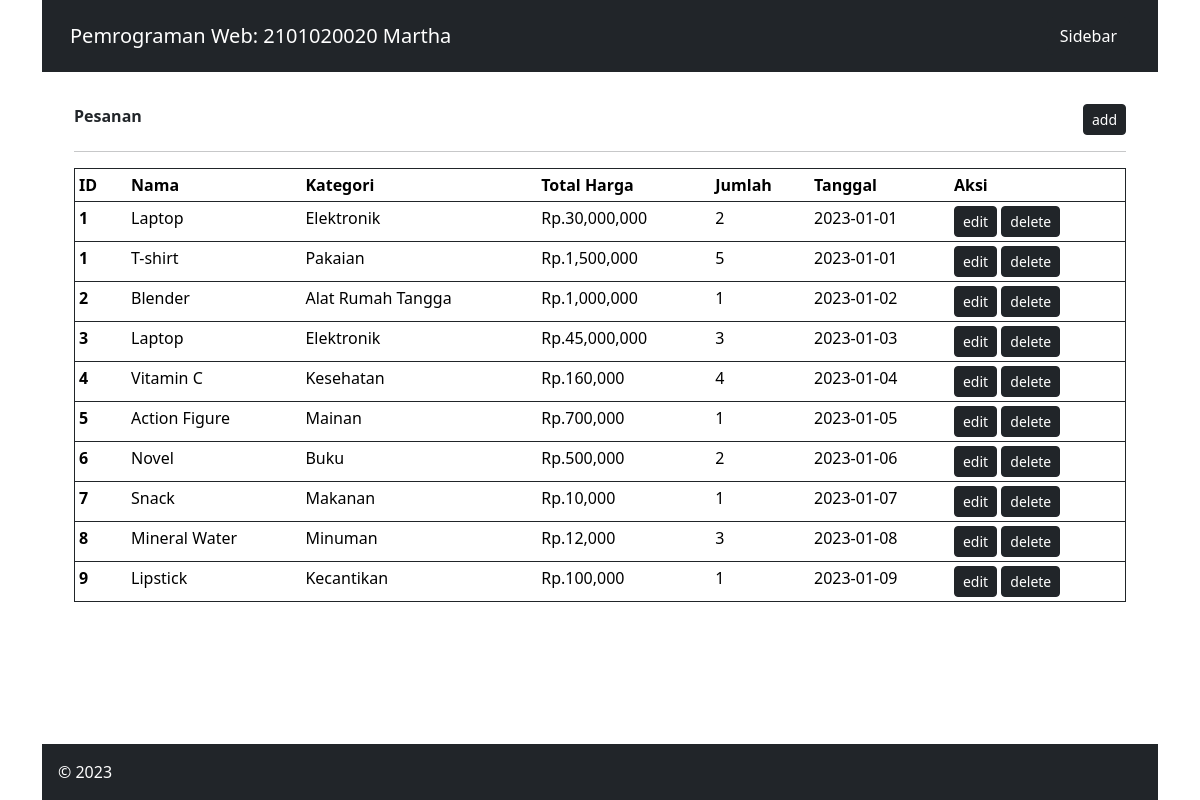
Page /admin/index.php?page=pesanan on the committed database.
### tables this page shows
CREATE TABLE `detail_pesanan` (
  `id_detail_pesanan` int(11) NOT NULL,
  `jumlah` int(11) NOT NULL,
  `id_produk` int(11) NOT NULL,
  `id_pesanan` int(11) NOT NULL
);

CREATE TABLE `pesanan` (
  `id_pesanan` int(11) NOT NULL,
  `tanggal_pesanan` date NOT NULL
);

CREATE TABLE `produk` (
  `id_produk` int(11) NOT NULL,
  `nama_produk` varchar(255) NOT NULL,
  `id_kategori` int(11) NOT NULL,
  `harga` int(11) DEFAULT NULL,
  `gambar` varchar(255) DEFAULT NULL
);

CREATE TABLE `kategori` (
  `id_kategori` int(11) NOT NULL,
  `nama_kategori` varchar(255) NOT NULL
);

### admin/pesanan.php (the view, shortened to what this page needs)
<div class= "row justify-content-between">
    <div class="col-10"><b>Pesanan</b></div>
    <div class="col-2 d-flex justify-content-end align-items-end">
        <button class="btn btn-dark btn-sm" type="button">add</button>
    </div>
</div>
<hr>
<table class="table table-sm border border-dark">
    <thead class="thead-dark">
        <tr>
            <th scope="col" width="5%" >ID</th>
            <th scope="col" >Nama</th>
            <th scope="col" >Kategori</th>
            <th scope="col" >Total Harga</th>
            <th scope="col" >Jumlah</th>
            <th scope="col"> Tanggal </th>
            <th scope="col"> Aksi </th>
        </tr>
    </thead>
    <tbody>
        <?php
            $que = "SELECT * FROM detail_pesanan
            JOIN pesanan ON pesanan.id_pesanan = detail_pesanan.id_pesanan
            JOIN produk ON produk.id_produk = detail_pesanan.id_produk
            JOIN kategori ON kategori.id_kategori = produk.id_kategori";
            $select = mysqli_query($con,$que);
            while($data = mysqli_fetch_array($select)) {
                ?>
                <tr>
                    <th scope="row"><?php echo $data["id_pesanan"]; ?></th>
                    <td><?php echo $data ['nama_produk']; ?></td>
                    <td>
                    <?php echo $data ['nama_kategori']; ?></td>
                    <td>
                    <?php echo "Rp." . number_format($data['harga'] * $data['jumlah']); ?></td>
                    <td>
                    <?php echo $data ['jumlah']; ?></td>
                    <td>
                    <?php echo $data ['tanggal_pesanan']; ?></td>
                    <td>
                        <button class="btn btn-dark btn-sm" type="button">edit</button>
                        <button class="btn btn-dark btn-sm" type= "button">delete</button>
                    </td>
                </tr>
            <?php } ?>
    </tbody>
</table>

### admin/index.php (style rules this page uses)
html, body { height: 100%; }

### rows in the picture
detail_pesanan: id_pesanan.id_pesanan "1", id_produk.nama_produk "Laptop", kategori.nama_kategori "Elektronik", $data['harga'] * $data['jumlah'] "30,000,000", jumlah "2", id_pesanan.tanggal_pesanan "2023-01-01"
detail_pesanan: id_pesanan.id_pesanan "1", id_produk.nama_produk "T-shirt", kategori.nama_kategori "Pakaian", $data['harga'] * $data['jumlah'] "1,500,000", jumlah "5", id_pesanan.tanggal_pesanan "2023-01-01"
detail_pesanan: id_pesanan.id_pesanan "2", id_produk.nama_produk "Blender", kategori.nama_kategori "Alat Rumah Tangga", $data['harga'] * $data['jumlah'] "1,000,000", jumlah "1", id_pesanan.tanggal_pesanan "2023-01-02"
detail_pesanan: id_pesanan.id_pesanan "3", id_produk.nama_produk "Laptop", kategori.nama_kategori "Elektronik", $data['harga'] * $data['jumlah'] "45,000,000", jumlah "3", id_pesanan.tanggal_pesanan "2023-01-03"
detail_pesanan: id_pesanan.id_pesanan "4", id_produk.nama_produk "Vitamin C", kategori.nama_kategori "Kesehatan", $data['harga'] * $data['jumlah'] "160,000", jumlah "4", id_pesanan.tanggal_pesanan "2023-01-04"
detail_pesanan: id_pesanan.id_pesanan "5", id_produk.nama_produk "Action Figure", kategori.nama_kategori "Mainan", $data['harga'] * $data['jumlah'] "700,000", jumlah "1", id_pesanan.tanggal_pesanan "2023-01-05"
detail_pesanan: id_pesanan.id_pesanan "6", id_produk.nama_produk "Novel", kategori.nama_kategori "Buku", $data['harga'] * $data['jumlah'] "500,000", jumlah "2", id_pesanan.tanggal_pesanan "2023-01-06"
detail_pesanan: id_pesanan.id_pesanan "7", id_produk.nama_produk "Snack", kategori.nama_kategori "Makanan", $data['harga'] * $data['jumlah'] "10,000", jumlah "1", id_pesanan.tanggal_pesanan "2023-01-07"
detail_pesanan: id_pesanan.id_pesanan "8", id_produk.nama_produk "Mineral Water", kategori.nama_kategori "Minuman", $data['harga'] * $data['jumlah'] "12,000", jumlah "3", id_pesanan.tanggal_pesanan "2023-01-08"
detail_pesanan: id_pesanan.id_pesanan "9", id_produk.nama_produk "Lipstick", kategori.nama_kategori "Kecantikan", $data['harga'] * $data['jumlah'] "100,000", jumlah "1", id_pesanan.tanggal_pesanan "2023-01-09"
